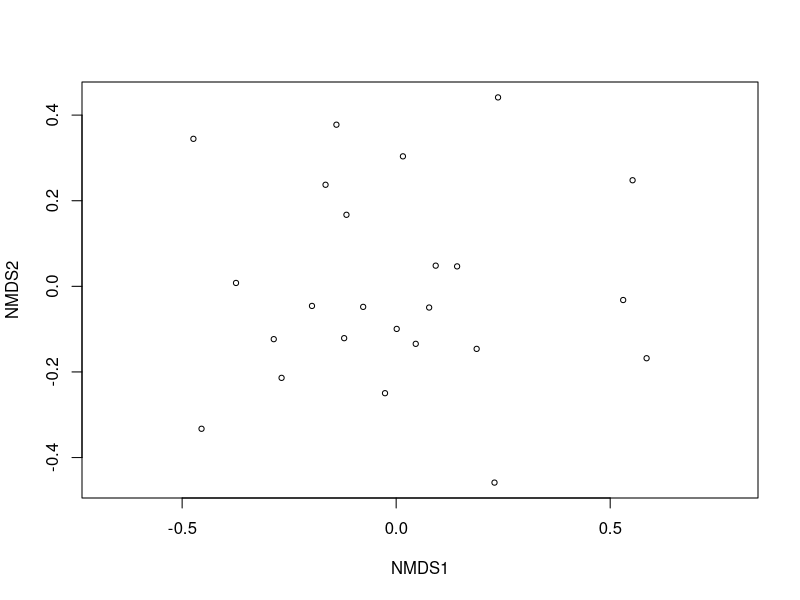
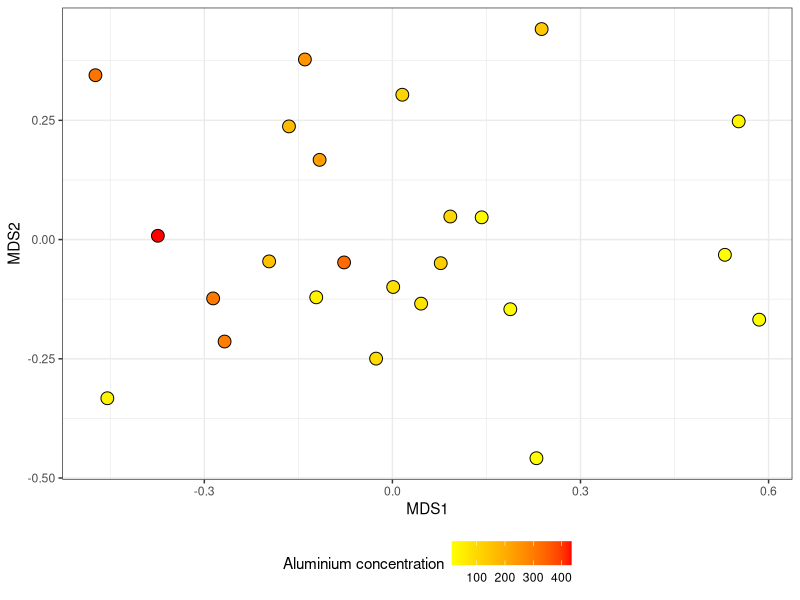
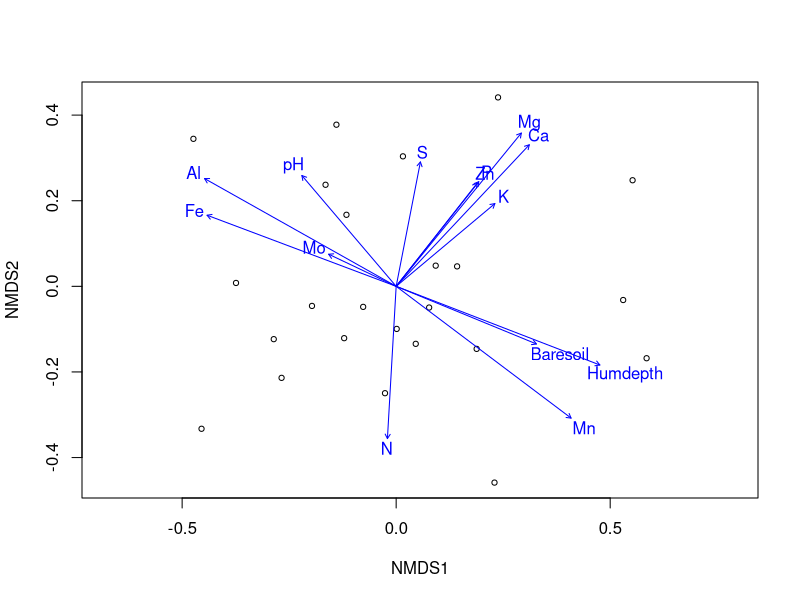
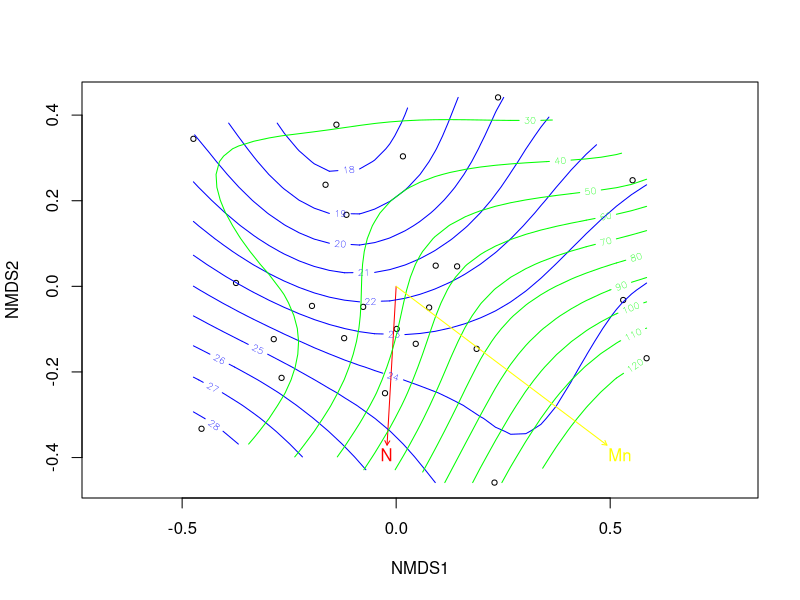
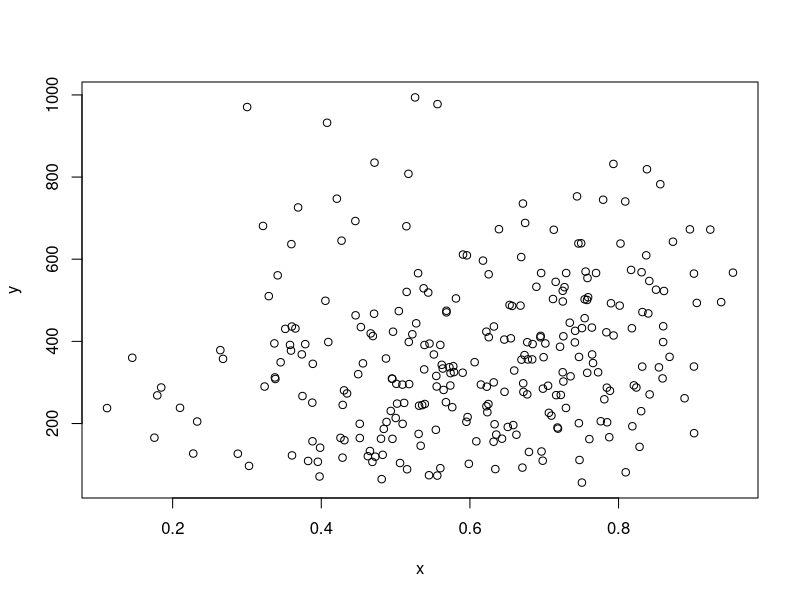
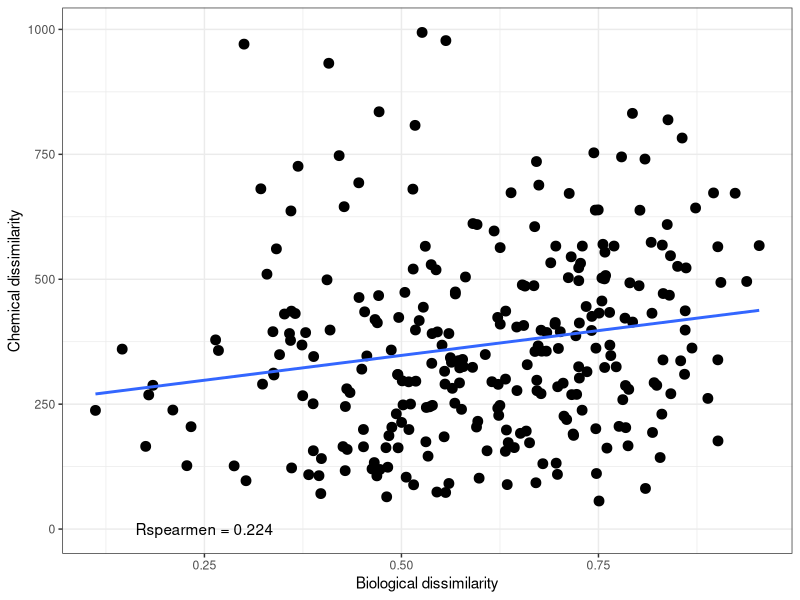

These figures' R source, in order: (Note: a time limit stopped this script after it produced the figures.)
# Анализ связи между наборами данных
# Вадим Хайов
# Многомерные методы на R

# Пакеты
library(vegan)
library(ggplot2)


# Загружаем данные
data(varespec)
data(varechem)

head(varespec)

head(varechem)

sum(is.na(varechem))
sum(is.na(varespec))


# Код для построения ординаци в осях nMDS

library(ggplot2)
veg_ord <- metaMDS(varespec)
ordiplot(veg_ord, display = "sites")

veg_MDS <- as.data.frame(veg_ord$points)

ggplot(veg_MDS, aes(x = MDS1, y = MDS2, fill = varechem$Al))  + geom_point(shape=21, size =4)+ scale_fill_gradient(low = "cyan", high = "darkblue") + theme_bw() + theme(legend.position = "bottom") + labs(fill = "Aluminium concentration") + scale_fill_gradient(high = "red", low = "yellow")




# Применяем функцию envfit()
env_fit <- envfit(veg_ord, varechem)

env_fit

# Визуализация результатов
ordiplot(veg_ord, display = "site")
plot(env_fit)


# Анализ связи с переменными c помощью функции `ordisurf()`
env_fit2 <- envfit(veg_ord ~ N, data = varechem)
plot(veg_ord, display = "site")
plot(env_fit2, col = "red")

ordisurf(veg_ord, varechem$N,
         add = TRUE, col="blue")
ordisurf(veg_ord, varechem$Mn,
         add = TRUE, col="green")
env_fit3 <- envfit(veg_ord ~ Mn, data = varechem)
plot(env_fit3, col = "yellow")

# Задание: Отразите связь ординации растительности со значениями концентрации гумуса.





# Вычисление мантеловской корреляции
dist_com <- vegdist(varespec)
dist_chem <- vegdist(varechem, method = "euclidean")

x <- as.vector(dist_com)
y <- as.vector(dist_chem)

plot(x, y)



R <- round(cor(x, y, method = "spearman"), 3)


xy <- data.frame (x, y)
mant <- ggplot(xy, aes(x=x, y=y))
mant + geom_point(size=3) + xlab ("Biological dissimilarity") + ylab ("Chemical dissimilarity") + annotate("text", x=0.25, y=0.35, label=paste("Rspearmen =", R, sep=" ")) + theme_bw() + geom_smooth(method = "lm", se = FALSE)



mant <- mantel(dist_com, dist_chem, method="spearman", permutations = 999)
mant


# Частная мантеловская корреляция

# Матрица координат описаний
geo <- read.table("Coordinates.txt",header = TRUE, sep = "\t")

# Матрица расстояний между точками
dist_geo <- vegdist(geo[, -1], method = "euclidean")


mantel_partial <- mantel.partial(dist_com, dist_chem, dist_geo, method = "pearson", permutations = 9999)
mantel_partial

ncol(varechem)



2^ncol(varechem) - 1



# Функция `bioenv()`из пакета `vegan`

BioEnv <- bioenv(varespec, varechem, method = "spearman", index = "bray")
BioEnv




# Оценка достоверности результатов BIO-ENV
# ЗАПУСКАТЬ КОД МЕЖДУ ДВУМЯ ЛИНИЯМИ ТОЛЬКО ЕСЛИ НЕ ЖАЛКО ВРЕМЕНИ!!!
#------------------------------------
perm_binv <- c(1:100)
for (i in 1:99)
{
  perm_num <- sample(1:nrow(varespec))
  perm_com <- varespec[perm_num,]
  perm_i <- bioenv(perm_com, varechem)

  manteltop <- length(perm_i$models)
  est <- c(1:manteltop)
  for (j in 1:ncol(varechem)) est[j]<-perm_i$models[[j]]$est
  perm_binv[i] <- max(est)
  cat("итерация ", i, "\n")
}

manteltop <- length(BioEnv$models)


estim <- c(1:manteltop)
for (j in 1:ncol(varechem)) estim[j]<-BioEnv$models[[j]]$est
perm_binv[100,1]<-max(estim)


perm_binv <- data.frame(perm_i=perm_binv)

p=length(perm_binv[perm_binv[,1]>=perm_binv[100,1],1])/nrow(perm_binv)

png("BIOENV.png")

hist <- ggplot(perm_binv, aes(x=perm_i))
hist + geom_histogram (bin=0.1, fill="blue", colour="black")+geom_vline(xintercept=perm_binv[100,1], linetype=2) + theme_bw() + xlab("Мантеловские корреляции, \nполученные при пермутациях \nпроцедуры BIO-ENV ") + annotate("text", x=0.8, y=20, label=(paste("P=", p, sep=" ")))

dev.off()
#------------------------------------
